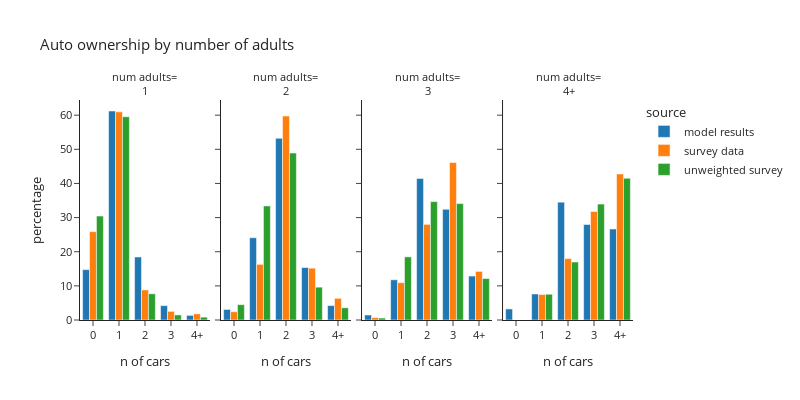

Source (notebook cell):
### Code cell
plot_auto(hh_data.loc[hh_data['num_adults_simple']!="0"],'num_adults_simple','number of adults','num adults')

### Figure 1 — Plotly figure (JSON) as saved in the notebook; plotly's stock layout.template omitted (floating-point values rounded to 4 significant figures)
{"data": [{"alignmentgroup": "True", "hovertemplate": "source=model results<br>num_adults_simple=1<br>auto_ownership_simple=%{x}<br>percentage=%{y}<extra></extra>", "legendgroup": "model results", "marker": {"color": "#1F77B4", "pattern": {"shape": ""}}, "name": "model results", "offsetgroup": "model results", "orientation": "v", "showlegend": true, "textposition": "auto", "type": "bar", "x": ["0", "1", "2", "3", "4+"], "xaxis": "x", "y": [14.75, 61.22, 18.46, 4.21, 1.353], "yaxis": "y"}, {"alignmentgroup": "True", "hovertemplate": "source=model results<br>num_adults_simple=2<br>auto_ownership_simple=%{x}<br>percentage=%{y}<extra></extra>", "legendgroup": "model results", "marker": {"color": "#1F77B4", "pattern": {"shape": ""}}, "name": "model results", "offsetgroup": "model results", "orientation": "v", "showlegend": false, "textposition": "auto", "type": "bar", "x": ["0", "1", "2", "3", "4+"], "xaxis": "x2", "y": [3.087, 24.1, 53.22, 15.37, 4.225], "yaxis": "y2"}, {"alignmentgroup": "True", "hovertemplate": "source=model results<br>num_adults_simple=3<br>auto_ownership_simple=%{x}<br>percentage=%{y}<extra></extra>", "legendgroup": "model results", "marker": {"color": "#1F77B4", "pattern": {"shape": ""}}, "name": "model results", "offsetgroup": "model results", "orientation": "v", "showlegend": false, "textposition": "auto", "type": "bar", "x": ["0", "1", "2", "3", "4+"], "xaxis": "x3", "y": [1.458, 11.78, 41.46, 32.44, 12.87], "yaxis": "y3"}, {"alignmentgroup": "True", "hovertemplate": "source=model results<br>num_adults_simple=4+<br>auto_ownership_simple=%{x}<br>percentage=%{y}<extra></extra>", "legendgroup": "model results", "marker": {"color": "#1F77B4", "pattern": {"shape": ""}}, "name": "model results", "offsetgroup": "model results", "orientation": "v", "showlegend": false, "textposition": "auto", "type": "bar", "x": ["0", "1", "2", "3", "4+"], "xaxis": "x4", "y": [3.239, 7.615, 34.5, 27.98, 26.67], "yaxis": "y4"}, {"alignmentgroup": "True", "hovertemplate": "source=survey data<br>num_adults_simple=1<br>auto_ownership_simple=%{x}<br>percentage=%{y}<extra></extra>", "legendgroup": "survey data", "marker": {"color": "#FF7F0E", "pattern": {"shape": ""}}, "name": "survey data", "offsetgroup": "survey data", "orientation": "v", "showlegend": true, "textposition": "auto", "type": "bar", "x": ["0", "1", "2", "3", "4+"], "xaxis": "x", "y": [25.88, 60.97, 8.813, 2.535, 1.802], "yaxis": "y"}, {"alignmentgroup": "True", "hovertemplate": "source=survey data<br>num_adults_simple=2<br>auto_ownership_simple=%{x}<br>percentage=%{y}<extra></extra>", "legendgroup": "survey data", "marker": {"color": "#FF7F0E", "pattern": {"shape": ""}}, "name": "survey data", "offsetgroup": "survey data", "orientation": "v", "showlegend": false, "textposition": "auto", "type": "bar", "x": ["0", "1", "2", "3", "4+"], "xaxis": "x2", "y": [2.423, 16.3, 59.75, 15.19, 6.344], "yaxis": "y2"}, {"alignmentgroup": "True", "hovertemplate": "source=survey data<br>num_adults_simple=3<br>auto_ownership_simple=%{x}<br>percentage=%{y}<extra></extra>", "legendgroup": "survey data", "marker": {"color": "#FF7F0E", "pattern": {"shape": ""}}, "name": "survey data", "offsetgroup": "survey data", "orientation": "v", "showlegend": false, "textposition": "auto", "type": "bar", "x": ["0", "1", "2", "3", "4+"], "xaxis": "x3", "y": [0.6908, 10.94, 28.01, 46.13, 14.24], "yaxis": "y3"}, {"alignmentgroup": "True", "hovertemplate": "source=survey data<br>num_adults_simple=4+<br>auto_ownership_simple=%{x}<br>percentage=%{y}<extra></extra>", "legendgroup": "survey data", "marker": {"color": "#FF7F0E", "pattern": {"shape": ""}}, "name": "survey data", "offsetgroup": "survey data", "orientation": "v", "showlegend": false, "textposition": "auto", "type": "bar", "x": ["1", "2", "3", "4+"], "xaxis": "x4", "y": [7.463, 17.99, 31.78, 42.76], "yaxis": "y4"}, {"alignmentgroup": "True", "hovertemplate": "source=unweighted survey<br>num_adults_simple=1<br>auto_ownership_simple=%{x}<br>percentage=%{y}<extra></extra>", "legendgroup": "unweighted survey", "marker": {"color": "#2CA02C", "pattern": {"shape": ""}}, "name": "unweighted survey", "offsetgroup": "unweighted survey", "orientation": "v", "showlegend": true, "textposition": "auto", "type": "bar", "x": ["0", "1", "2", "3", "4+"], "xaxis": "x", "y": [30.45, 59.54, 7.688, 1.49, 0.8343], "yaxis": "y"}, {"alignmentgroup": "True", "hovertemplate": "source=unweighted survey<br>num_adults_simple=2<br>auto_ownership_simple=%{x}<br>percentage=%{y}<extra></extra>", "legendgroup": "unweighted survey", "marker": {"color": "#2CA02C", "pattern": {"shape": ""}}, "name": "unweighted survey", "offsetgroup": "unweighted survey", "orientation": "v", "showlegend": false, "textposition": "auto", "type": "bar", "x": ["0", "1", "2", "3", "4+"], "xaxis": "x2", "y": [4.496, 33.41, 48.89, 9.619, 3.586], "yaxis": "y2"}, {"alignmentgroup": "True", "hovertemplate": "source=unweighted survey<br>num_adults_simple=3<br>auto_ownership_simple=%{x}<br>percentage=%{y}<extra></extra>", "legendgroup": "unweighted survey", "marker": {"color": "#2CA02C", "pattern": {"shape": ""}}, "name": "unweighted survey", "offsetgroup": "unweighted survey", "orientation": "v", "showlegend": false, "textposition": "auto", "type": "bar", "x": ["0", "1", "2", "3", "4+"], "xaxis": "x3", "y": [0.578, 18.5, 34.68, 34.1, 12.14], "yaxis": "y3"}, {"alignmentgroup": "True", "hovertemplate": "source=unweighted survey<br>num_adults_simple=4+<br>auto_ownership_simple=%{x}<br>percentage=%{y}<extra></extra>", "legendgroup": "unweighted survey", "marker": {"color": "#2CA02C", "pattern": {"shape": ""}}, "name": "unweighted survey", "offsetgroup": "unweighted survey", "orientation": "v", "showlegend": false, "textposition": "auto", "type": "bar", "x": ["1", "2", "3", "4+"], "xaxis": "x4", "y": [7.547, 16.98, 33.96, 41.51], "yaxis": "y4"}], "layout": {"annotations": [{"font": {}, "showarrow": false, "text": "num adults=<br>1", "x": 0.1175, "xanchor": "center", "xref": "paper", "y": 1.0, "yanchor": "bottom", "yref": "paper"}, {"font": {}, "showarrow": false, "text": "num adults=<br>2", "x": 0.3725, "xanchor": "center", "xref": "paper", "y": 1.0, "yanchor": "bottom", "yref": "paper"}, {"font": {}, "showarrow": false, "text": "num adults=<br>3", "x": 0.6275, "xanchor": "center", "xref": "paper", "y": 1.0, "yanchor": "bottom", "yref": "paper"}, {"font": {}, "showarrow": false, "text": "num adults=<br>4+", "x": 0.8825, "xanchor": "center", "xref": "paper", "y": 1.0, "yanchor": "bottom", "yref": "paper"}], "barmode": "group", "font": {"size": 11}, "height": 400, "legend": {"title": {"text": "source"}, "tracegroupgap": 0}, "title": {"text": "Auto ownership by number of adults"}, "width": 800, "xaxis": {"anchor": "y", "domain": [0.0, 0.235], "title": {"text": "n of cars"}}, "xaxis2": {"anchor": "y2", "domain": [0.255, 0.49], "matches": "x", "title": {"text": "n of cars"}}, "xaxis3": {"anchor": "y3", "domain": [0.51, 0.745], "matches": "x", "title": {"text": "n of cars"}}, "xaxis4": {"anchor": "y4", "domain": [0.765, 1.0], "matches": "x", "title": {"text": "n of cars"}}, "yaxis": {"anchor": "x", "domain": [0.0, 1.0], "title": {"text": "percentage"}}, "yaxis2": {"anchor": "x2", "domain": [0.0, 1.0], "matches": "y", "showticklabels": false}, "yaxis3": {"anchor": "x3", "domain": [0.0, 1.0], "matches": "y", "showticklabels": false}, "yaxis4": {"anchor": "x4", "domain": [0.0, 1.0], "matches": "y", "showticklabels": false}}}
